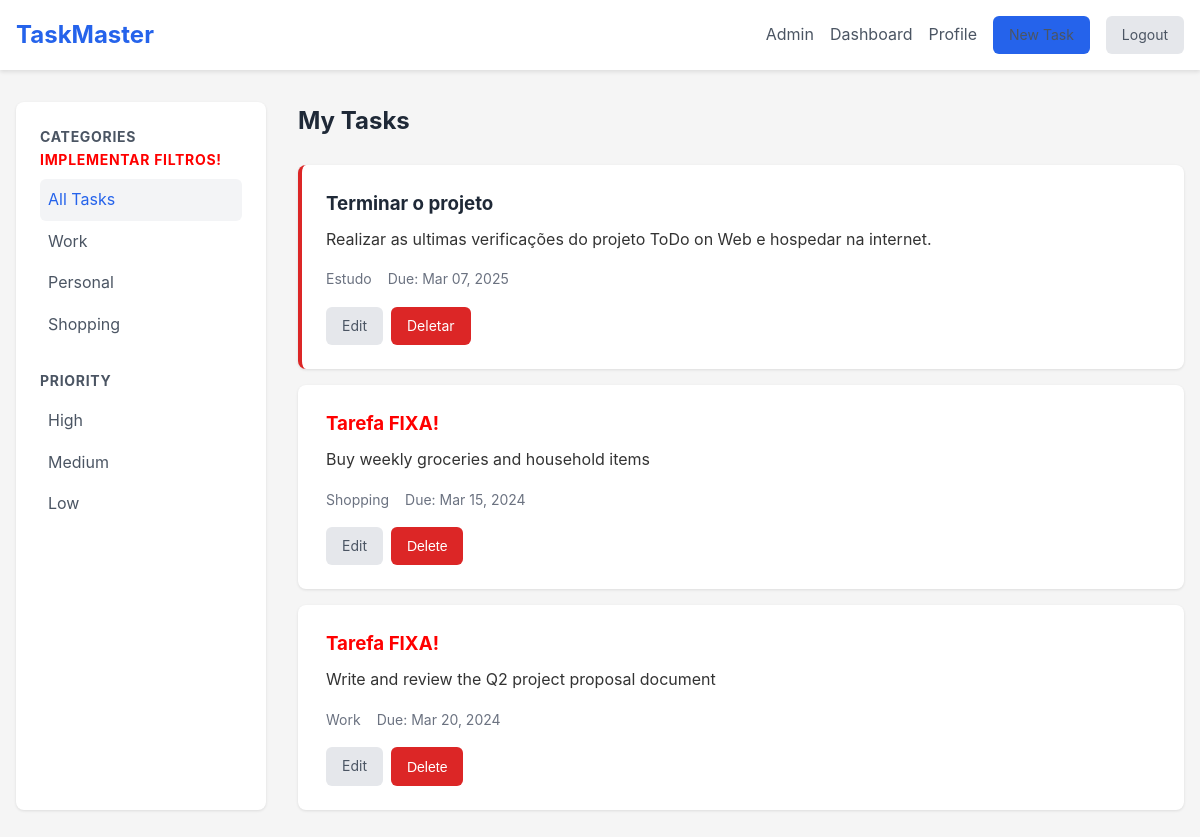
Page / (signed in) on the earlier database version.
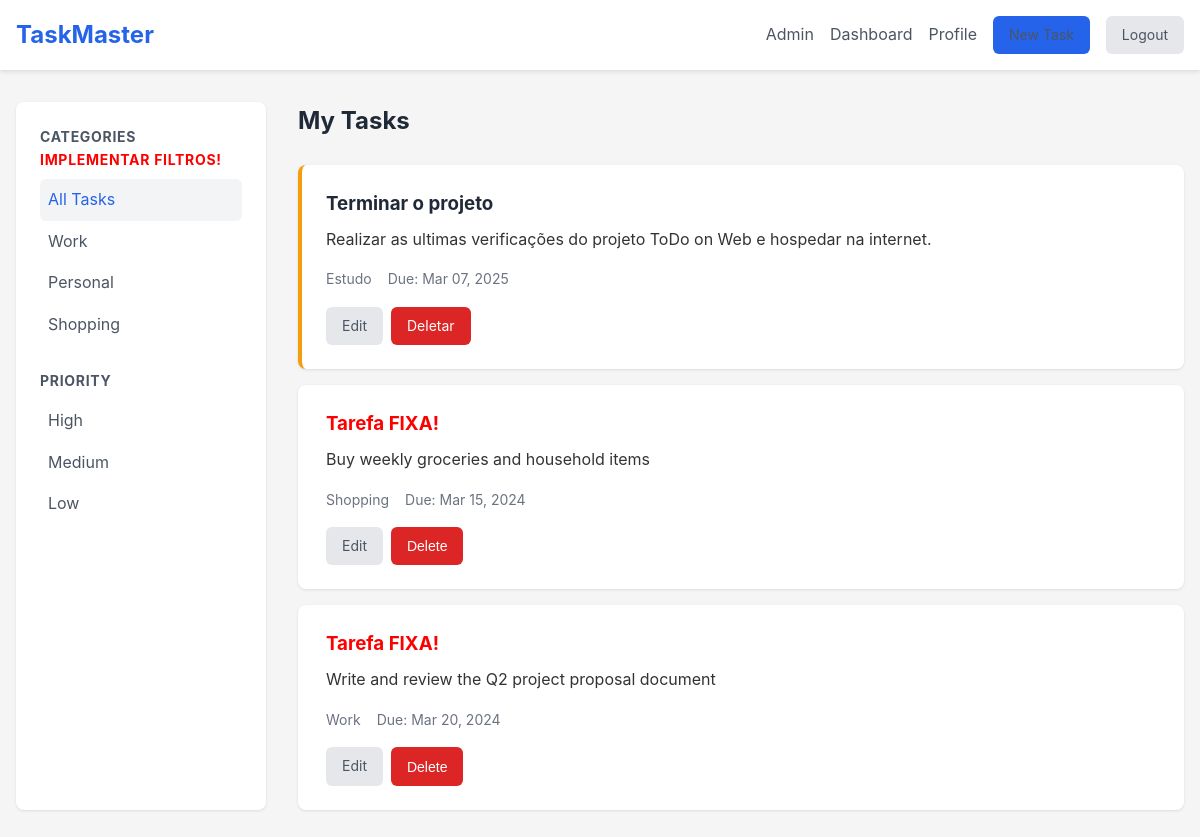
Same page on the later database version.
### src/Controller/TaskController.php (called while the page is built, shortened)
<?php
class TaskController
{
    private TaskRepository $taskRepository;
    public function __construct(array $repository)
    {
        $this->taskRepository = $repository['task'];
    }
    public function dashboardPage(): void
    {
        $id = $_SESSION['id'];
        $tasks = $this->taskRepository->all($id);
        require_once __DIR__ . '/../../view/dashboard.php';
    }
}

### src/Repository/TaskRepository.php (called while the page is built, shortened)
<?php
class TaskRepository
{
    private PDO $pdo;
    public function __construct(PDO $pdo)
    {
        $this->pdo = $pdo;
    }
    public function all(int|null $id = null): array
    {
        $idUser = $id !== null ? 'WHERE user_id = :id' : '';
        $stmt = $this->pdo->query(
            "SELECT * FROM tasks $idUser;"
        );
        if ($id !== null) {
            $stmt->bindValue(':id', $id);
            $stmt->execute();
        }
        $tasks = $stmt->fetchAll(PDO::FETCH_ASSOC);
        return array_map($this->hydrate(...),$tasks);
    }
    private function hydrate(array $data): Task
    {
        $task = new Task($data['name'], $data['description'], $data['priority'], $data['category']);
        $task->setId($data['id']);
        $task->setUserId($data['user_id']);
        $task->setCreated_at($data['created_at']);
        $task->setDueDate($data['due_date']);
        return $task;
    }
}

### src/Entity/Task.php (called while the page is built, shortened)
<?php
class Task
{
    private int $id;
    public readonly string $due_date;
    public function __construct(string $name, string $description, int $priority, string $category)
    {
        $this->name = $name;
        $this->description = $description;
        $this->priority = $priority;
        $this->category = $category;
    }
    public function setId(int $id): void
    {
        $this->id = $id;
    }
    public function getId(): int
    {
        return $this->id;
    }
    public function setDueDate(string $due_date): void
    {
        $this->due_date = $due_date;
    }
    public function getDueDate(): ?string
    {
        $db_date = $this->due_date;
        return date('M d, Y', strtotime($db_date));
    }
}

### view/dashboard.php (the view)
    <?php require_once 'Includes/header.php'; ?>
    <main class="dashboard">
        <aside class="sidebar">
            <h3>Categories <span class="todo">Implementar filtros!</span></h3>
            <ul>
                <li><a href="#" class="active">All Tasks</a></li>
                <li><a href="#">Work</a></li>
                <li><a href="#">Personal</a></li>
                <li><a href="#">Shopping</a></li>
            </ul>
            <h3>Priority</h3>
            <ul>
                <li><a href="#">High</a></li>
                <li><a href="#">Medium</a></li>
                <li><a href="#">Low</a></li>
            </ul>
        </aside>
        <section class="task-list">
            <h2>My Tasks</h2>
            <div class="tasks">
                <?php foreach ($tasks as $task): ?>
                <div class="task-card priority-<?= $task->priority; ?>">
                    <h3><?= htmlentities($task->name); ?></h3>
                    <p><?= htmlentities($task->description); ?></p>
                    <div class="task-meta">
                        <span class="category"><?= $task->category; ?></span>
                        <span class="due-date"><?= 'Due: ' . $task->getDueDate(); ?></span>
                    </div>
                    <div class="task-actions">
                        <a href="/edit-task?id=<?= $task->getId(); ?>" class="btn-secondary">Edit</a>
                        <a class="btn-danger" href="/delete-task?id=<?= $task->getId(); ?>">Deletar</a>
                    </div>
                </div>
                <?php endforeach; ?>
                <div class="task-card priority-medium">
                    <h3><span class="todo">Tarefa FIXA!</span></h3>
                    <p>Buy weekly groceries and household items</p>
                    <div class="task-meta">
                        <span class="category">Shopping</span>
                        <span class="due-date">Due: Mar 15, 2024</span>
                    </div>
                    <div class="task-actions">
                        <a href="edit-task.php" class="btn-secondary">Edit</a>
                        <button class="btn-danger">Delete</button>
                    </div>
                </div>
                <div class="task-card priority-high">
                    <h3><span class="todo">Tarefa FIXA!</span></h3>
                    <p>Write and review the Q2 project proposal document</p>
                    <div class="task-meta">
                        <span class="category">Work</span>
                        <span class="due-date">Due: Mar 20, 2024</span>
                    </div>
                    <div class="task-actions">
                        <a href="edit-task.php" class="btn-secondary">Edit</a>
                        <button class="btn-danger">Delete</button>
                    </div>
                </div>
            </div>
        </section>
    </main>
</body>
</html>

Differences in the rows shown:
changed tasks "Terminar o projeto": priority 3 → 2 (drawn)
